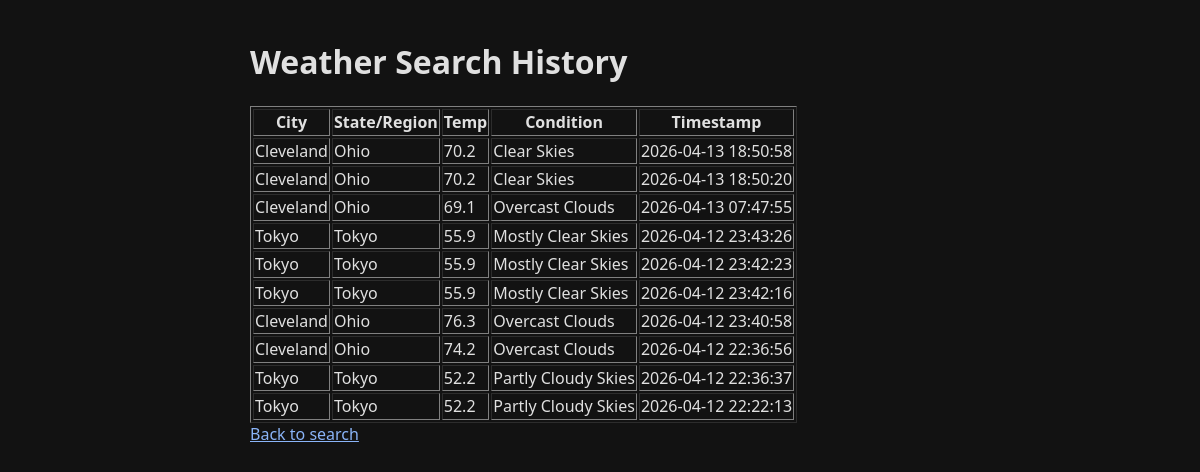
The app's page /history with its own data.
### tables this page shows
CREATE TABLE searches(
        id INTEGER PRIMARY KEY AUTOINCREMENT,
        city TEXT,
        admin1 TEXT,
        temp REAL,
        condition TEXT,
        created_at DATETIME DEFAULT CURRENT_TIMESTAMP
            );

### app.py (the view)
@app.route("/history")
def history():
    conn = sqlite3.connect("weather.db")
    cursor = conn.cursor()
    cursor.execute("""SELECT city, admin1, temp, condition, datetime(created_at, 'localtime') FROM searches
                   ORDER BY id DESC
                   LIMIT 10
                    """)
    data = cursor.fetchall()
    conn.close()
    return render_template("history.html", data=data)

### templates/history.html (shortened to what this page needs)
<!DOCTYPE html>
<html>
<head>
    <link rel="stylesheet" href="{{ url_for('static', filename='styles.css') }}">
</head>
<body>
<h1>Weather Search History</h1>
{% if data %}
    <table border="1">
        <tr>
            <th>City</th>
            <th>State/Region</th>
            <th>Temp</th>
            <th>Condition</th>
            <th>Timestamp</th>
        </tr>
        {% for row in data %}
        <tr>
            <td>{{ row[0] }}</td>
            <td>{{ row[1] }}</td>
            <td>{{ row[2] }}</td>
            <td>{{ row[3] }}</td>
            <td>{{ row[4] }}</td>
        </tr>
        {% endfor %}
    </table>
{% else %}
    <p>No searches yet</p>
{% endif %}
<a href="/">Back to search</a>
</body>
</html>

### static/styles.css (style rules this page uses)
body { font-family: system-ui, -apple-system, Arial, sans-serif; max-width: 700px; margin: 40px auto; padding: 0 16px; line-height: 1.4; background-color: #121212; color: #e0e0e0 }
a { color: #8ab4f8 }

### records on screen
searches: city "Cleveland", admin1 "Ohio", temp "70.2", condition "Clear Skies", created_at "2026-04-13 18:50:58"
searches: city "Cleveland", admin1 "Ohio", temp "70.2", condition "Clear Skies", created_at "2026-04-13 18:50:20"
searches: city "Cleveland", admin1 "Ohio", temp "69.1", condition "Overcast Clouds", created_at "2026-04-13 07:47:55"
searches: city "Tokyo", admin1 "Tokyo", temp "55.9", condition "Mostly Clear Skies", created_at "2026-04-12 23:43:26"
searches: city "Tokyo", admin1 "Tokyo", temp "55.9", condition "Mostly Clear Skies", created_at "2026-04-12 23:42:23"
searches: city "Tokyo", admin1 "Tokyo", temp "55.9", condition "Mostly Clear Skies", created_at "2026-04-12 23:42:16"
searches: city "Cleveland", admin1 "Ohio", temp "76.3", condition "Overcast Clouds", created_at "2026-04-12 23:40:58"
searches: city "Cleveland", admin1 "Ohio", temp "74.2", condition "Overcast Clouds", created_at "2026-04-12 22:36:56"
searches: city "Tokyo", admin1 "Tokyo", temp "52.2", condition "Partly Cloudy Skies", created_at "2026-04-12 22:36:37"
searches: city "Tokyo", admin1 "Tokyo", temp "52.2", condition "Partly Cloudy Skies", created_at "2026-04-12 22:22:13"
